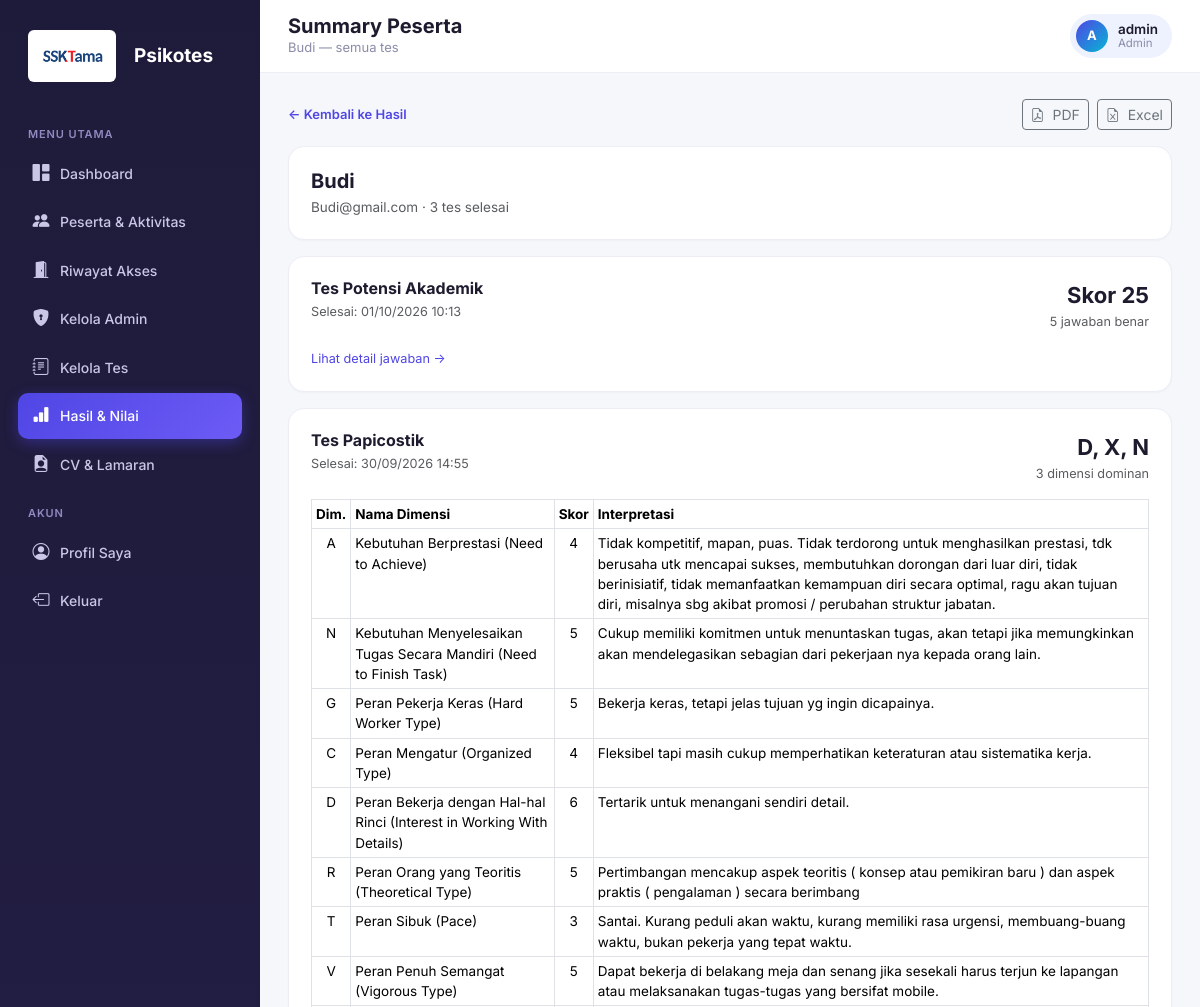
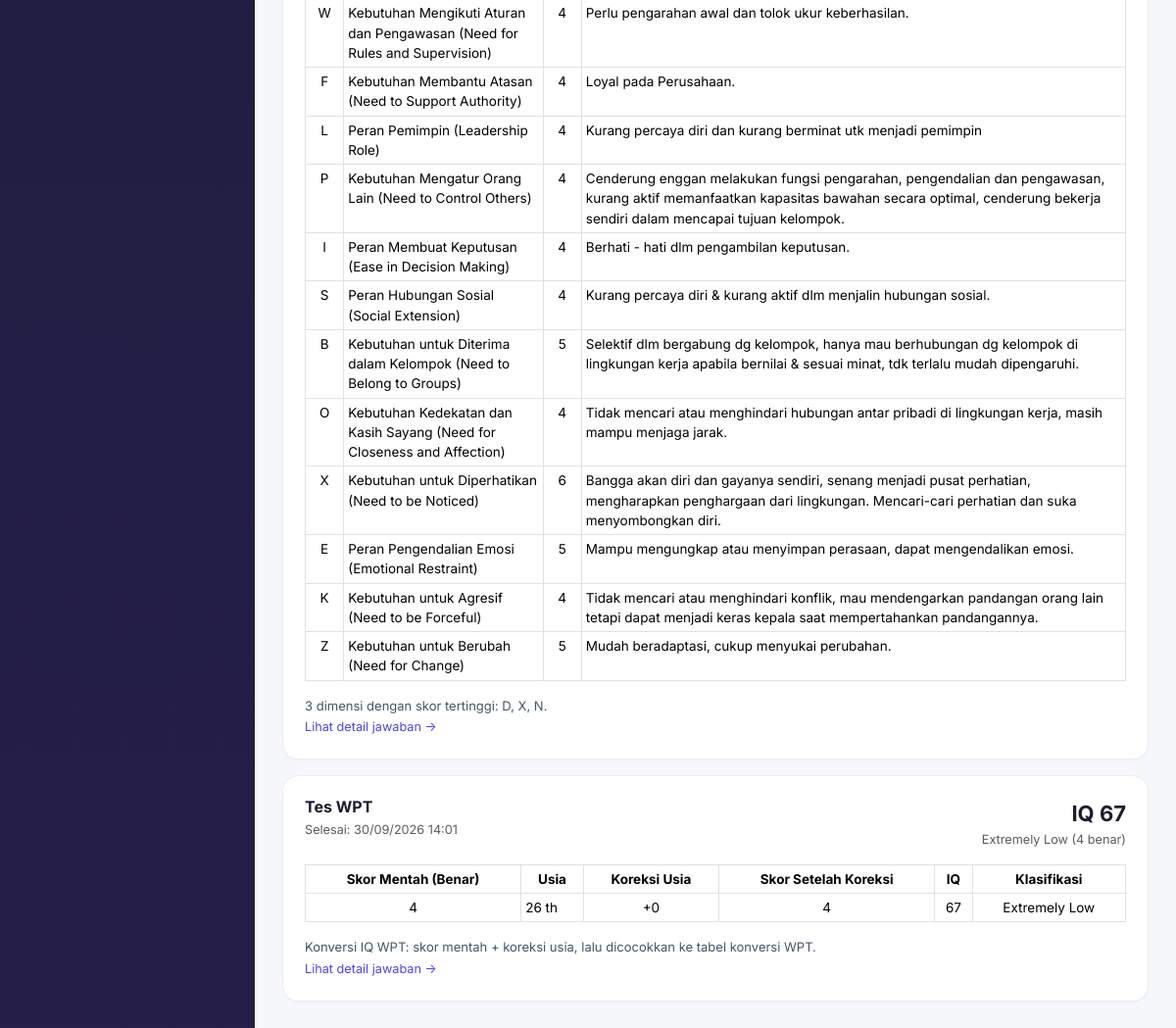
/admin/peserta_summary.php?user_id=6 (signed in), run on the app's committed database (2 pictures, top to bottom).
### tables this page shows
CREATE TABLE `users` (
  `id` int NOT NULL,
  `nama` varchar(150) NOT NULL,
  `jabatan_dilamar` varchar(150) DEFAULT NULL,
  `tanggal_lahir` date DEFAULT NULL,
  `batas_waktu_menit` int DEFAULT NULL,
  `aktif_mulai` datetime DEFAULT NULL,
  `aktif_sampai` datetime DEFAULT NULL,
  `email` varchar(150) NOT NULL,
  `password` varchar(255) NOT NULL,
  `reset_token` varchar(64) DEFAULT NULL,
  `reset_expires` datetime DEFAULT NULL,
  `role` enum('admin','peserta') NOT NULL DEFAULT 'peserta',
  `foto` varchar(255) DEFAULT NULL,
  `status` enum('aktif','nonaktif','gugur') NOT NULL DEFAULT 'aktif',
  `created_at` timestamp NULL DEFAULT CURRENT_TIMESTAMP
);

CREATE TABLE `attempt` (
  `id` int NOT NULL,
  `user_id` int NOT NULL,
  `tes_id` int NOT NULL,
  `waktu_mulai` datetime NOT NULL,
  `waktu_selesai` datetime DEFAULT NULL,
  `status` enum('berlangsung','selesai','gugur') NOT NULL,
  `total_skor` int DEFAULT '0',
  `profil_hasil` varchar(255) DEFAULT NULL,
  `detail_skor` json DEFAULT NULL,
  `bukti_screenshot` varchar(255) DEFAULT NULL,
  `pelanggaran_count` int NOT NULL DEFAULT '0',
  `flag_curang` tinyint(1) NOT NULL DEFAULT '0',
  `total_benar` int DEFAULT '0',
  `total_soal` int DEFAULT '0',
  `iq_score` smallint DEFAULT NULL,
  `iq_klasifikasi` varchar(30) DEFAULT NULL
);

CREATE TABLE `tes` (
  `id` int NOT NULL,
  `grup_id` int DEFAULT NULL,
  `urutan_dalam_grup` int NOT NULL DEFAULT '0',
  `judul` varchar(150) NOT NULL,
  `jenis` enum('logika','psikotes','eksternal') NOT NULL DEFAULT 'logika',
  `tipe_psikotes` enum('disc','mbti','papikostik') DEFAULT NULL,
  `skala_iq` varchar(10) DEFAULT NULL,
  `format_soal` enum('single','forced_choice','external_manual') NOT NULL DEFAULT 'single',
  `link_eksternal` varchar(255) DEFAULT NULL,
  `deskripsi` text,
  `durasi_menit` int NOT NULL DEFAULT '30',
  `status` enum('aktif','nonaktif') NOT NULL DEFAULT 'aktif',
  `created_at` timestamp NULL DEFAULT CURRENT_TIMESTAMP,
  `urutan` int NOT NULL DEFAULT '0'
);

### includes/functions.php (called while the page is built, shortened)
<?php
require_once __DIR__ . '/../config/database.php';
function isLoggedIn(): bool {
    return isset($_SESSION['user_id']);
}
function currentUser(): ?array {
    static $user = null;
    if ($user === null) {
        $stmt = getDB()->prepare("SELECT * FROM users WHERE id = ?");
        $stmt->execute([$_SESSION['user_id']]);
        $user = $stmt->fetch();
    }
    return $user;
}
function e(?string $str): string {
    return htmlspecialchars($str ?? '', ENT_QUOTES, 'UTF-8');
}

### config/database.php (called while the page is built, shortened)
<?php
function getDB() {
    static $pdo = null;
    if ($pdo === null) {
        try {
            $pdo = new PDO(
                "mysql:host=" . DB_HOST . ";dbname=" . DB_NAME . ";charset=utf8mb4",
                DB_USER,
                DB_PASS,
                [
                    PDO::ATTR_ERRMODE            => PDO::ERRMODE_EXCEPTION,
                    PDO::ATTR_DEFAULT_FETCH_MODE => PDO::FETCH_ASSOC,
                    PDO::ATTR_EMULATE_PREPARES   => false,
                ]
            );
        } catch (PDOException $e) {
            die('Koneksi database gagal: ' . $e->getMessage());
        }
    }
    return $pdo;
}

### admin/peserta_summary.php (the view, shortened to what this page needs)
<?php
require_once __DIR__ . '/../includes/functions.php';
require_once __DIR__ . '/../includes/peserta_summary.php';
$db = getDB();
$userId = (int)($_GET['user_id'] ?? 0);
$summary = ambilSummaryPeserta($db, $userId);
$peserta = $summary['peserta'];
$ai = 0;
function profilCoreDisc(PDO $db, int $attemptId): ?string
{
    $st = $db->prepare("
        SELECT a.detail_skor, t.tipe_psikotes
        FROM attempt a
        JOIN tes t ON t.id = a.tes_id
        WHERE a.id = ?
    ");
    $st->execute([$attemptId]);
    $row = $st->fetch();
    if (!$row || $row['tipe_psikotes'] !== 'disc' || empty($row['detail_skor'])) {
        return null;
    }
    $d = json_decode($row['detail_skor'], true);
    $pola = discDataPola((int)$d['index_least']);
    return $pola['nama'] ?? null;
}
$pageTitle = 'Summary Peserta';
$pageDesc = e($peserta['nama']) . ' — semua tes';
$activeMenu = 'hasil';
include __DIR__ . '/../includes/layout_top.php';
?>
<div class="d-flex justify-content-between align-items-center flex-wrap gap-2">
    <a href="hasil.php" class="link-kembali fw-semibold" style="font-size:13px; color:var(--brand);">&larr; Kembali ke Hasil</a>
    <?php if ($summary['sections']): ?>
    <div class="d-flex gap-2">
        <a href="peserta_summary_export_pdf.php?user_id=<?= (int)$peserta['id'] ?>" class="btn btn-sm btn-outline-secondary">
            <i class="bi bi-file-earmark-pdf me-1"></i> PDF
        </a>
        <a href="peserta_summary_export_excel.php?user_id=<?= (int)$peserta['id'] ?>" class="btn btn-sm btn-outline-secondary">
            <i class="bi bi-file-earmark-excel me-1"></i> Excel
        </a>
    </div>
    <?php endif; ?>
</div>
<div class="card-modern mt-3 mb-3" style="--d: <?= $ai++ ?>">
    <h5 class="fw-bold mb-1"><?= e($peserta['nama']) ?></h5>
    <p class="text-muted mb-0" style="font-size:13.5px;">
        <?= e($peserta['email']) ?> &middot; <?= count($summary['sections']) ?> tes selesai
    </p>
</div>
<?php foreach ($summary['sections'] as $sec): ?>
<?php
    $hasilTampil = profilCoreDisc($db, (int)$sec['attempt_id']) ?? $sec['hasil'];
?>
<div class="card-modern mb-3" style="--d: <?= $ai++ ?>">
    <div class="d-flex justify-content-between align-items-start flex-wrap gap-2 mb-3">
        <div>
            <h6 class="fw-bold mb-1"><?= e($sec['judul']) ?></h6>
            <div class="text-muted small">Selesai: <?= e($sec['tanggal']) ?></div>
        </div>
        <div class="text-end">
            <div class="hasil-utama"><?= e($hasilTampil) ?></div>
            <?php if ($sec['keterangan'] !== ''): ?>
                <div class="text-muted small"><?= e($sec['keterangan']) ?></div>
            <?php endif; ?>
        </div>
    </div>
    <div class="table-responsive">
        <?= renderSectionTablesHtml($sec) ?>
    </div>
    <a href="hasil_detail.php?id=<?= (int)$sec['attempt_id'] ?>" class="small" style="color:var(--brand);">
        Lihat detail jawaban &rarr;
    </a>
</div>
<?php endforeach; ?>
<?php include __DIR__ . '/../includes/layout_bottom.php'; ?>

### includes/layout_top.php (shortened to what this page needs)
<?php
$user = currentUser();
$role = $_SESSION['role'];
$rootPrefix = '../';
?>
<!DOCTYPE html>
<html lang="id">
<head>
<link rel="stylesheet" href="https://cdn.jsdelivr.net/npm/bootstrap@5.3.3/dist/css/bootstrap.min.css">
<link rel="stylesheet" href="https://cdn.jsdelivr.net/npm/bootstrap-icons@1.11.3/font/bootstrap-icons.css">
<link rel="stylesheet" href="<?= $rootPrefix ?>assets/css/style.css">
</head>
<body>
<div class="app-shell">
    <aside class="sidebar" id="sidebar">
        <div class="sidebar-brand">
    <img src="../assets/Logo SSKtama Fiks Revisi (1).png" alt="Logo Psikotes" style="height: 52px; width: auto; vertical-align: middle; margin-right: 8px; background: #ffffff; padding: 4px 8px; border-radius: 6px;">
    Psikotes<span style="color:#a6a0f7;"></span>
</div>
        <?php if ($role === 'admin'): ?>
            <div class="nav-section-title">Menu Utama</div>
            <a href="<?= $rootPrefix ?>admin/dashboard.php" class="nav-link <?= ($activeMenu ?? '') === 'dashboard' ? 'active' : '' ?>">
                <i class="bi bi-grid-1x2-fill"></i> Dashboard
            </a>
            <a href="<?= $rootPrefix ?>admin/peserta.php" class="nav-link <?= ($activeMenu ?? '') === 'peserta' ? 'active' : '' ?>">
                <i class="bi bi-people-fill"></i> Peserta &amp; Aktivitas
            </a>
            <a href="<?= $rootPrefix ?>admin/riwayat_akses.php" class="nav-link <?= ($activeMenu ?? '') === 'riwayat_akses' ? 'active' : '' ?>">
                <i class="bi bi-door-open-fill"></i> Riwayat Akses
            </a>
            <a href="<?= $rootPrefix ?>admin/kelola_admin.php" class="nav-link <?= ($activeMenu ?? '') === 'kelola_admin' ? 'active' : '' ?>">
                <i class="bi bi-shield-lock-fill"></i> Kelola Admin
            </a>
            <a href="<?= $rootPrefix ?>admin/tes.php" class="nav-link <?= ($activeMenu ?? '') === 'tes' ? 'active' : '' ?>">
                <i class="bi bi-journal-text"></i> Kelola Tes
            </a>
            <a href="<?= $rootPrefix ?>admin/hasil.php" class="nav-link <?= ($activeMenu ?? '') === 'hasil' ? 'active' : '' ?>">
                <i class="bi bi-bar-chart-fill"></i> Hasil &amp; Nilai
            </a>
            <a href="<?= $rootPrefix ?>admin/lamaran.php" class="nav-link <?= ($activeMenu ?? '') === 'lamaran' ? 'active' : '' ?>">
                <i class="bi bi-file-earmark-person-fill"></i> CV &amp; Lamaran
            </a>
            <div class="nav-section-title">Akun</div>
            <a href="<?= $rootPrefix ?>admin/profil.php" class="nav-link <?= ($activeMenu ?? '') === 'profil' ? 'active' : '' ?>">
                <i class="bi bi-person-circle"></i> Profil Saya
            </a>
            <a href="#" onclick="confirmLogout(event, '<?= $rootPrefix ?>logout.php')" class="nav-link">
                <i class="bi bi-box-arrow-left"></i> Keluar
            </a>
        <?php endif; ?>
    </aside>
    <div class="main-content">
        <div class="topbar">
            <div class="d-flex align-items-center gap-2">
                <div>
                    <h5><?= e($pageTitle ?? '') ?></h5>
                    <?php if (!empty($pageDesc)): ?><div class="page-desc"><?= e($pageDesc) ?></div><?php endif; ?>
                </div>
            </div>
            <div class="user-chip">
                <div class="avatar"><?= e(strtoupper(substr($user['nama'], 0, 1))) ?></div>
                <div style="line-height:1.2;">
                    <div style="font-weight:600; font-size:13.5px;"><?= e($user['nama']) ?></div>
                    <div style="font-size:11.5px; color:var(--muted); text-transform:capitalize;"><?= e($role) ?></div>
                </div>
            </div>
        </div>
        <div class="content-wrap">

### includes/peserta_summary.php (shortened to what this page needs)
<?php
function ambilSummaryPeserta(PDO $db, int $userId): ?array
{
    $stmt = $db->prepare("SELECT id, nama, email FROM users WHERE id = ?");
    $stmt->execute([$userId]);
    $peserta = $stmt->fetch();
    $stmt = $db->prepare("
        SELECT a.*, t.judul AS judul_tes, t.jenis, t.tipe_psikotes
        FROM attempt a
        JOIN tes t ON t.id = a.tes_id
        WHERE a.user_id = ?
          AND a.status = 'selesai'
          AND a.id = (
              SELECT MAX(a2.id) FROM attempt a2
              WHERE a2.user_id = a.user_id AND a2.tes_id = a.tes_id AND a2.status = 'selesai'
          )
        ORDER BY t.id ASC
    ");
    $stmt->execute([$userId]);
    $sections = [];
    foreach ($stmt->fetchAll() as $a) {
        $sections[] = bangunSectionTes($a);
    }
    return [
        'peserta'  => $peserta,
        'dibuat'   => date('d/m/Y H:i'),
        'sections' => $sections,
    ];
}
function tanggalAttempt(array $a): string
{
    foreach (['waktu_selesai', 'waktu_mulai'] as $k) {
        if (!empty($a[$k])) {
            $ts = strtotime($a[$k]);
            if ($ts) {
                return date('d/m/Y H:i', $ts);
            }
        }
    }
    return '-';
}
function bangunSectionTes(array $a): array
{
    $detail = !empty($a['detail_skor']) ? json_decode($a['detail_skor'], true) : null;
    if (!is_array($detail)) {
        $detail = [];
    }
    $sec = [
        'attempt_id' => (int)$a['id'],
        'judul'      => $a['judul_tes'],
        'jenis'      => $a['jenis'],
        'tipe'       => $a['tipe_psikotes'],
        'tanggal'    => tanggalAttempt($a),
        'hasil'      => '-',
        'keterangan' => '',
        'tables'     => [],
        'notes'      => [],
    ];
    if ($a['jenis'] === 'logika') {
        $rincian = null;
        $jenisIq = 'WPT';
        if (isset($detail['wpt']) && is_array($detail['wpt'])) {
            $rincian = $detail['wpt'];
        } elseif (isset($detail['cfit']) && is_array($detail['cfit'])) {
            $rincian = $detail['cfit'];
            $jenisIq = 'CFIT';
        }
        $teksPenentu = strtolower(($a['tipe_psikotes'] ?? '') . ' ' . ($a['judul_tes'] ?? ''));
        if (strpos($teksPenentu, 'cfit') !== false) {
            $jenisIq = 'CFIT';
        } elseif (strpos($teksPenentu, 'wpt') !== false) {
            $jenisIq = 'WPT';
        }
        $iq = $a['iq_score'] ?? null;
        if ($iq !== null) {
            $sec['hasil'] = 'IQ ' . (int)$iq;
            $sec['keterangan'] = trim(($a['iq_klasifikasi'] ?? '') . ' (' . (int)$a['total_benar'] . ' benar)');
        } else {
            $sec['hasil'] = 'Skor ' . (int)($a['total_skor'] ?? 0);
            $sec['keterangan'] = (int)$a['total_benar'] . ' jawaban benar';
        }
        if ($rincian) {
            $usia = $rincian['usia'] ?? null;
            $sec['tables'][] = [
                'headers' => ['Skor Mentah (Benar)', 'Usia', 'Koreksi Usia', 'Skor Setelah Koreksi', 'IQ', 'Klasifikasi'],
                'rows'    => [[
                    (int)($rincian['skor_mentah'] ?? 0),
                    $usia !== null ? (int)$usia . ' th' : 'tidak diketahui',
                    '+' . (int)($rincian['koreksi_usia'] ?? 0),
                    (int)($rincian['skor_koreksi'] ?? 0),
                    (int)($rincian['iq'] ?? 0),
                    $rincian['klasifikasi'] ?? '-',
                ]],
            ];
            $sec['notes'][] = 'Konversi IQ ' . $jenisIq . ': skor mentah + koreksi usia, lalu dicocokkan ke tabel konversi ' . $jenisIq . '.';
        }
        return $sec;
    }
    if ($a['tipe_psikotes'] === 'papikostik') {
        $dominan = $detail['dominan'] ?? [];
        $sec['hasil'] = $dominan ? implode(', ', $dominan) : ($a['profil_hasil'] ?? '-');
        $sec['keterangan'] = '3 dimensi dominan';
        if (!empty($detail['skor'])) {
            $rows = [];
            foreach (PAPIKOSTIK_DIMENSI as $h) {
                $rows[] = [
                    $h,
                    PAPIKOSTIK_LABEL[$h] ?? $h,
                    (int)($detail['skor'][$h] ?? 0),
                    $detail['interpretasi'][$h] ?? '-',
                ];
            }
            $sec['tables'][] = [
                'headers' => ['Dim.', 'Nama Dimensi', 'Skor', 'Interpretasi'],
                'rows'    => $rows,
                'left'    => [1, 3],
            ];
            if ($dominan) {
                $sec['notes'][] = '3 dimensi dengan skor tertinggi: ' . implode(', ', $dominan) . '.';
            }
        } else {
            $sec['notes'][] = 'Rincian skor belum dihitung. Buka detail hasil tes ini lalu klik "Hitung Skor Papikostik".';
        }
        return $sec;
    }
    $sec['hasil'] = ($a['profil_hasil'] ?? '') !== '' ? $a['profil_hasil'] : (string)($a['total_skor'] ?? '-');
    return $sec;
}
function renderSectionTablesHtml(array $sec): string
{
    $out = '';
    foreach ($sec['tables'] as $t) {
        $left = $t['left'] ?? [];
        $disc = ($t['theme'] ?? '') === 'disc';
        $out .= '<table class="table table-bordered table-sm summary-table"><thead><tr>';
        foreach ($t['headers'] as $ci => $h) {
            $st = in_array($ci, $left, true) ? 'text-align:left;' : '';
            $out .= '<th' . ($st !== '' ? ' style="' . $st . '"' : '') . '>' . e((string)$h) . '</th>';
        }
        $out .= '</tr></thead><tbody>';
        foreach ($t['rows'] as $ri => $r) {
            $out .= '<tr>';
            foreach ($r as $ci => $c) {
                $st = in_array($ci, $left, true) ? 'text-align:left;' : '';
                $out .= '<td' . ($st !== '' ? ' style="' . $st . '"' : '') . '>' . e((string)$c) . '</td>';
            }
            $out .= '</tr>';
        }
        $out .= '</tbody></table>';
    }
    foreach ($sec['notes'] as $n) {
        $out .= '<p class="summary-note">' . e($n) . '</p>';
    }
    return $out;
}

### data on the page
users: nama "Budi — semua tes", nama "Budi", email "Budi@gmail.com"
users: nama "A", nama "admin", nama "Admin"
attempt: tes.judul "Tes Potensi Akademik", tanggal "01/10/2026 10:13", hasilTampil "Skor 25", keterangan "5 jawaban benar"
attempt: tes.judul "Tes Papicostik", tanggal "30/09/2026 14:55", hasilTampil "D, X, N", keterangan "3 dimensi dominan", h "Dim.", h "Nama Dimensi", h "Skor", h "Interpretasi", c "A", c "Kebutuhan Berprestasi (Need to Achieve)", c "4", c "Tidak kompetitif, mapan, puas. Tidak terdorong untuk menghasilkan prestasi, tdk berusaha utk mencapai sukses, membutuhkan dorongan dari luar diri, tidak berinisiatif, tidak memanfaatkan kemampuan diri secara optimal, ragu akan tujuan diri, misalnya sbg akibat promosi / perubahan struktur jabatan.", c "N", c "Kebutuhan Menyelesaikan Tugas Secara Mandiri (Need to Finish Task)", c "5", c "Cukup memiliki komitmen untuk menuntaskan tugas, akan tetapi jika memungkinkan akan mendelegasikan sebagian dari pekerjaan nya kepada orang lain.", c "G", c "Peran Pekerja Keras (Hard Worker Type)", c "Bekerja keras, tetapi jelas tujuan yg ingin dicapainya.", c "C", c "Peran Mengatur (Organized Type)", c "Fleksibel tapi masih cukup memperhatikan keteraturan atau sistematika kerja.", c "D", c "Peran Bekerja dengan Hal-hal Rinci (Interest in Working With Details)", c "6", c "Tertarik untuk menangani sendiri detail.", c "R", c "Peran Orang yang Teoritis (Theoretical Type)", c "Pertimbangan mencakup aspek teoritis ( konsep atau pemikiran baru ) dan aspek praktis ( pengalaman ) secara berimbang", c "T", c "Peran Sibuk (Pace)", c "3", c "Santai. Kurang peduli akan waktu, kurang memiliki rasa urgensi, membuang-buang waktu, bukan pekerja yang tepat waktu.", c "V", c "Peran Penuh Semangat (Vigorous Type)", c "Dapat bekerja di belakang meja dan senang jika sesekali harus terjun ke lapangan atau melaksanakan tugas-tugas yang bersifat mobile.", c "W", c "Kebutuhan Mengikuti Aturan dan Pengawasan (Need for Rules and Supervision)", c "Perlu pengarahan awal dan tolok ukur keberhasilan.", c "F", c "Kebutuhan Membantu Atasan (Need to Support Authority)", c "Loyal pada Perusahaan.", c "L", c "Peran Pemimpin (Leadership Role)", c "Kurang percaya diri dan kurang berminat utk menjadi pemimpin", c "P", c "Kebutuhan Mengatur Orang Lain (Need to Control Others)", c "Cenderung enggan melakukan fungsi pengarahan, pengendalian dan pengawasan, kurang aktif memanfaatkan kapasitas bawahan secara optimal, cenderung bekerja sendiri dalam mencapai tujuan kelompok.", c "I", c "Peran Membuat Keputusan (Ease in Decision Making)", c "Berhati - hati dlm pengambilan keputusan.", c "S", c "Peran Hubungan Sosial (Social Extension)", c "Kurang percaya diri & kurang aktif dlm menjalin hubungan sosial.", c "B", c "Kebutuhan untuk Diterima dalam Kelompok (Need to Belong to Groups)", c "Selektif dlm bergabung dg kelompok, hanya mau berhubungan dg kelompok di lingkungan kerja apabila bernilai & sesuai minat, tdk terlalu mudah dipengaruhi.", c "O", c "Kebutuhan Kedekatan dan Kasih Sayang (Need for Closeness and Affection)", c "Tidak mencari atau menghindari hubungan antar pribadi di lingkungan kerja, masih mampu menjaga jarak.", c "X", c "Kebutuhan untuk Diperhatikan (Need to be Noticed)", c "Bangga akan diri dan gayanya sendiri, senang menjadi pusat perhatian, mengharapkan penghargaan dari lingkungan. Mencari-cari perhatian dan suka menyombongkan diri.", c "E", c "Peran Pengendalian Emosi (Emotional Restraint)", c "Mampu mengungkap atau menyimpan perasaan, dapat mengendalikan emosi.", c "K", c "Kebutuhan untuk Agresif (Need to be Forceful)", c "Tidak mencari atau menghindari konflik, mau mendengarkan pandangan orang lain tetapi dapat menjadi keras kepala saat mempertahankan pandangannya.", c "Z", c "Kebutuhan untuk Berubah (Need for Change)", c "Mudah beradaptasi, cukup menyukai perubahan.", n "3 dimensi dengan skor tertinggi: D, X, N."
attempt: tes.judul "Tes WPT", tanggal "30/09/2026 14:01", hasilTampil "IQ 67", keterangan "Extremely Low (4 benar)", h "Skor Mentah (Benar)", h "Usia", h "Koreksi Usia", h "Skor Setelah Koreksi", h "IQ", h "Klasifikasi", total_benar "4", c "26 th", c "+0", iq_score "67", iq_klasifikasi "Extremely Low", n "Konversi IQ WPT: skor mentah + koreksi usia, lalu dicocokkan ke tabel konversi WPT."

### other printed values
$pageTitle "Summary Peserta"
count($summary['sections']) "3"
